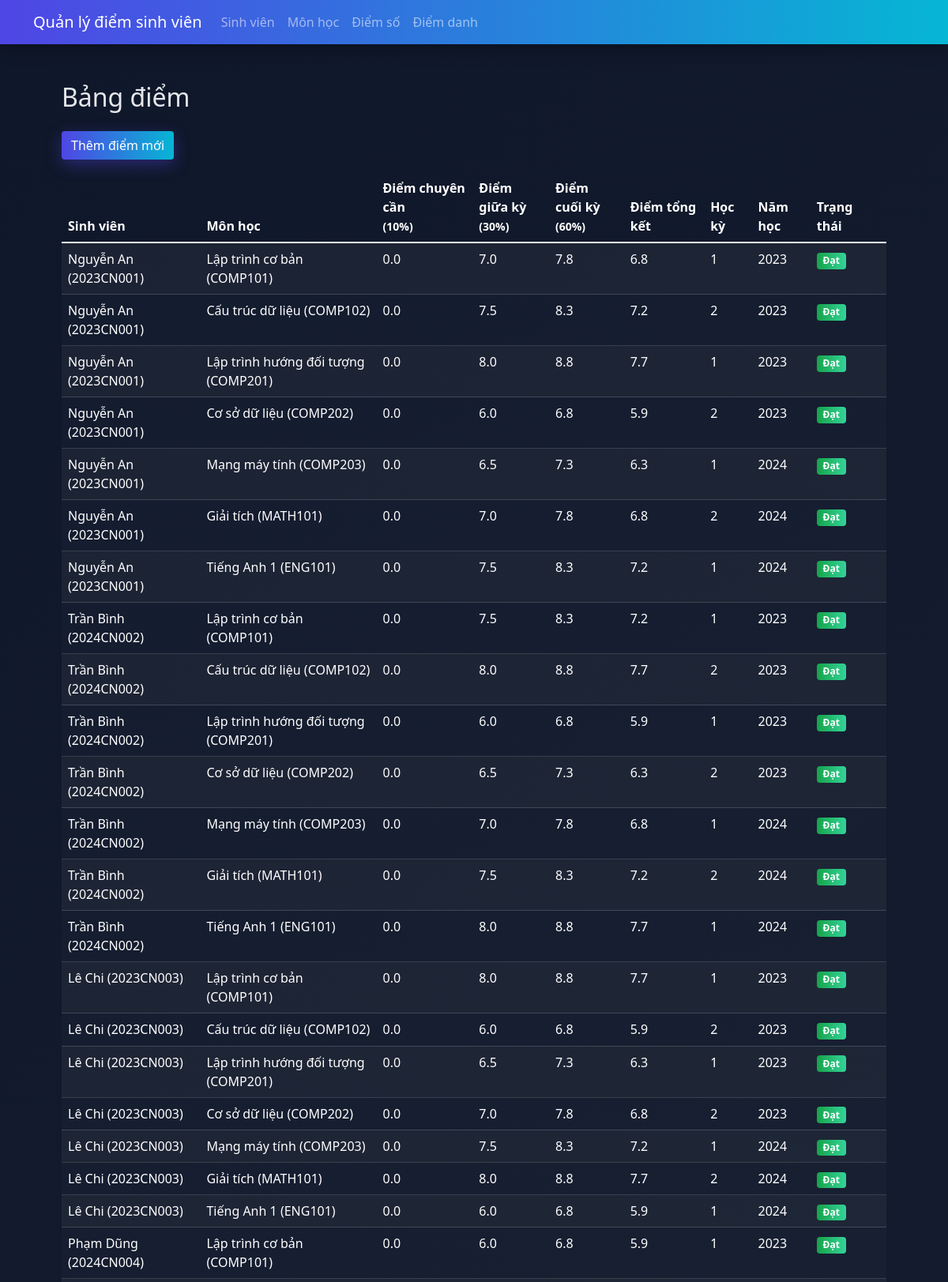
Screenshot of /grades (upper part) with the database file from the repository.
### src/models.py (models this page shows, shortened)
class Grade(Base):
    __tablename__ = 'grades'
    id = Column(Integer, primary_key=True)
    student_id = Column(Integer, ForeignKey('students.id'), nullable=False)
    course_id = Column(Integer, ForeignKey('courses.id'), nullable=False)
    midterm_grade = Column(Float)
    final_grade = Column(Float)
    semester = Column(Integer, nullable=False)  # Học kỳ đã học
    year = Column(Integer, nullable=False)  # Năm học
    date_added = Column(String, default=lambda: datetime.now().strftime("%Y-%m-%d"))
    student = relationship("Student", back_populates="grades")
    course = relationship("Course", back_populates="grades")
    @property
    def attendance_grade(self):
        attendance_stats = self.get_attendance_stats()
        if not attendance_stats or attendance_stats['total_sessions'] == 0:
            return 0
    def get_attendance_stats(self):
        from sqlalchemy import and_
        attendances = self.student.attendances
        course_attendances = [a for a in attendances if a.course_id == self.course_id]
        total = len(course_attendances)
        if total == 0:
            return None
    @property
    def average_grade(self):
        if self.midterm_grade is not None and self.final_grade is not None:
            attendance = self.attendance_grade
            return 0.1 * attendance + 0.3 * self.midterm_grade + 0.6 * self.final_grade
        return None
    @property
    def grade_status(self):
        if self.average_grade is None:
            return "Chưa có điểm"
        elif self.average_grade >= 5.0:
            return "Đạt"
        else:
            return "Không đạt"

class Student(Base):
    __tablename__ = 'students'
    id = Column(Integer, primary_key=True)
    student_id = Column(String(10), unique=True, nullable=False)
    first_name = Column(String(50), nullable=False)  # Tên
    last_name = Column(String(50), nullable=False)   # Họ và tên đệm
    email = Column(String(100), unique=True)
    phone = Column(String(15))
    address = Column(String(200))
    class_name = Column(String(20), nullable=False)
    major = Column(String(100), nullable=False)  # Chuyên ngành
    entry_year = Column(Integer, nullable=False)  # Năm nhập học
    grades = relationship("Grade", back_populates="student")
    attendances = relationship("Attendance", back_populates="student")
    @property
    def name(self):
        return f"{self.last_name} {self.first_name}"

class Course(Base):
    __tablename__ = 'courses'
    id = Column(Integer, primary_key=True)
    course_code = Column(String(20), unique=True, nullable=False)
    course_name = Column(String(100), nullable=False)
    description = Column(String(500))  # Mô tả môn học
    credits = Column(Integer, nullable=False)
    mandatory = Column(Integer, default=0)  # 0: không bắt buộc, 1: bắt buộc
    attendances = relationship("Attendance", back_populates="course")
    prerequisites = relationship(
        'Course',
        secondary='prerequisites',
        primaryjoin='Course.id==prerequisites.c.prerequisite_id',
        secondaryjoin='Course.id==prerequisites.c.course_id',
        backref='dependent_courses'
    )
    is_mandatory = Column(Integer, default=1)  # 1: bắt buộc, 0: tự chọn
    major = Column(String(100), nullable=False)  # Chuyên ngành
    grades = relationship("Grade", back_populates="course")

### src/app.py (the view)
@app.route('/grades')
def list_grades():
    student_id = request.args.get('student_id')
    course_code = request.args.get('course_code')
    if student_id:
        student = student_manager.get_student(student_id)
        grades = grade_manager.get_student_grades(student_id)
        return render_template('grades/list.html', grades=grades, student=student)
    elif course_code:
        course = course_manager.get_course(course_code)
        grades = grade_manager.get_course_grades(course_code)
        return render_template('grades/list.html', grades=grades, course=course)
    else:
        grades = grade_manager.get_all_grades()
        return render_template('grades/list.html', grades=grades)

### src/managers.py (called while the page is built)
    def get_all_grades(self):
        return self.session.query(Grade).all()

### src/templates/grades/list.html (shortened to what this page needs)
{% extends "home.html" %}
{% block content %}
<div class="container">
    <h2 class="mb-4">Bảng điểm</h2>
    <a href="{{ url_for('add_grade') }}" class="btn btn-primary mb-3">Thêm điểm mới</a>
    <table class="table table-striped table-entity">
        <thead>
            <tr>
                <th>Sinh viên</th>
                <th>Môn học</th>
                <th>Điểm chuyên cần<br><small>(10%)</small></th>
                <th>Điểm giữa kỳ<br><small>(30%)</small></th>
                <th>Điểm cuối kỳ<br><small>(60%)</small></th>
                <th>Điểm tổng kết</th>
                <th>Học kỳ</th>
                <th>Năm học</th>
                <th>Trạng thái</th>
            </tr>
        </thead>
        <tbody>
            {% for grade in grades %}
            <tr>
                <td>{{ grade.student.name }} ({{ grade.student.student_id }})</td>
                <td>{{ grade.course.course_name }} ({{ grade.course.course_code }})</td>
                <td>{{ "%.1f"|format(grade.attendance_grade) }}</td>
                <td>{{ "%.1f"|format(grade.midterm_grade) if grade.midterm_grade else "Chưa có" }}</td>
                <td>{{ "%.1f"|format(grade.final_grade) if grade.final_grade else "Chưa có" }}</td>
                <td>{{ "%.1f"|format(grade.average_grade) if grade.average_grade else "Chưa có" }}</td>
                <td>{{ grade.semester }}</td>
                <td>{{ grade.year }}</td>
                <td>
                    <span class="badge {% if grade.grade_status == 'Đạt' %}bg-success{% else %}bg-danger{% endif %}">
                        {{ grade.grade_status }}
                    </span>
                </td>
            </tr>
            {% endfor %}
        </tbody>
    </table>
</div>
{% endblock %}

### src/static/css/style.css (style rules this page uses)
:root { --primary: #4f46e5; --secondary: #06b6d4; --success: #16a34a; --warning: #f59e0b; --danger: #ef4444; --info: #0ea5e9; --bg: #0f172a; --card: #111827; --text: #e5e7eb; --muted: #94a3b8; --accent1: #a78bfa; --accent2: #34d399; --accent3: #f472b6; }
body { background: linear-gradient(135deg, #0f172a, #1f2937) fixed; color: var(--text); }
.table { color: var(--text); }
.table thead th { color: var(--accent2); border-bottom-color: rgba(255,255,255,0.1); }
.table tbody tr { border-color: rgba(255,255,255,0.06); }
.btn-primary { background: linear-gradient(90deg, var(--primary), var(--secondary)); border: none; box-shadow: 0 6px 20px rgba(79,70,229,0.4); }
.badge.bg-success { background: linear-gradient(90deg, var(--success), var(--accent2)) !important; }
a, .nav-link { color: #e2e8f0; }
.table-entity { color: #ffffff !important; }
.table-entity thead th { color: #ffffff !important; }
.table-entity td, .table-entity th { border-color: rgba(255,255,255,0.15) !important; }
.table-entity.table-striped tbody tr:nth-of-type(odd) { background-color: rgba(255,255,255,0.06) !important; color: #ffffff !important; }
.table-entity.table-striped tbody tr:nth-of-type(even) { background-color: rgba(255,255,255,0.02) !important; color: #ffffff !important; }
.table-entity tbody td, .table-entity tbody th { color: #ffffff !important; }

### rows the page displays
Grade: student.name "Nguyễn An", student.student_id "2023CN001", course.course_name "Lập trình cơ bản", course.course_code "COMP101", attendance_grade "0.0", midterm_grade "7.0", final_grade "7.8", midterm_grade+final_grade "6.8", semester "1", year "2023", grade_status "Đạt"
Grade: student.name "Nguyễn An", student.student_id "2023CN001", course.course_name "Cấu trúc dữ liệu", course.course_code "COMP102", attendance_grade "0.0", midterm_grade "7.5", final_grade "8.3", midterm_grade+final_grade "7.2", semester "2", year "2023", grade_status "Đạt"
Grade: student.name "Nguyễn An", student.student_id "2023CN001", course.course_name "Lập trình hướng đối tượng", course.course_code "COMP201", attendance_grade "0.0", midterm_grade "8.0", final_grade "8.8", midterm_grade+final_grade "7.7", semester "1", year "2023", grade_status "Đạt"
Grade: student.name "Nguyễn An", student.student_id "2023CN001", course.course_name "Cơ sở dữ liệu", course.course_code "COMP202", attendance_grade "0.0", midterm_grade "6.0", final_grade "6.8", midterm_grade+final_grade "5.9", semester "2", year "2023", grade_status "Đạt"
Grade: student.name "Nguyễn An", student.student_id "2023CN001", course.course_name "Mạng máy tính", course.course_code "COMP203", attendance_grade "0.0", midterm_grade "6.5", final_grade "7.3", midterm_grade+final_grade "6.3", semester "1", year "2024", grade_status "Đạt"
Grade: student.name "Nguyễn An", student.student_id "2023CN001", course.course_name "Giải tích", course.course_code "MATH101", attendance_grade "0.0", midterm_grade "7.0", final_grade "7.8", midterm_grade+final_grade "6.8", semester "2", year "2024", grade_status "Đạt"
Grade: student.name "Nguyễn An", student.student_id "2023CN001", course.course_name "Tiếng Anh 1", course.course_code "ENG101", attendance_grade "0.0", midterm_grade "7.5", final_grade "8.3", midterm_grade+final_grade "7.2", semester "1", year "2024", grade_status "Đạt"
Grade: student.name "Trần Bình", student.student_id "2024CN002", course.course_name "Lập trình cơ bản", course.course_code "COMP101", attendance_grade "0.0", midterm_grade "7.5", final_grade "8.3", midterm_grade+final_grade "7.2", semester "1", year "2023", grade_status "Đạt"
Grade: student.name "Trần Bình", student.student_id "2024CN002", course.course_name "Cấu trúc dữ liệu", course.course_code "COMP102", attendance_grade "0.0", midterm_grade "8.0", final_grade "8.8", midterm_grade+final_grade "7.7", semester "2", year "2023", grade_status "Đạt"
Grade: student.name "Trần Bình", student.student_id "2024CN002", course.course_name "Lập trình hướng đối tượng", course.course_code "COMP201", attendance_grade "0.0", midterm_grade "6.0", final_grade "6.8", midterm_grade+final_grade "5.9", semester "1", year "2023", grade_status "Đạt"
Grade: student.name "Trần Bình", student.student_id "2024CN002", course.course_name "Cơ sở dữ liệu", course.course_code "COMP202", attendance_grade "0.0", midterm_grade "6.5", final_grade "7.3", midterm_grade+final_grade "6.3", semester "2", year "2023", grade_status "Đạt"
Grade: student.name "Trần Bình", student.student_id "2024CN002", course.course_name "Mạng máy tính", course.course_code "COMP203", attendance_grade "0.0", midterm_grade "7.0", final_grade "7.8", midterm_grade+final_grade "6.8", semester "1", year "2024", grade_status "Đạt"
Grade: student.name "Trần Bình", student.student_id "2024CN002", course.course_name "Giải tích", course.course_code "MATH101", attendance_grade "0.0", midterm_grade "7.5", final_grade "8.3", midterm_grade+final_grade "7.2", semester "2", year "2024", grade_status "Đạt"
Grade: student.name "Trần Bình", student.student_id "2024CN002", course.course_name "Tiếng Anh 1", course.course_code "ENG101", attendance_grade "0.0", midterm_grade "8.0", final_grade "8.8", midterm_grade+final_grade "7.7", semester "1", year "2024", grade_status "Đạt"
Grade: student.name "Lê Chi", student.student_id "2023CN003", course.course_name "Lập trình cơ bản", course.course_code "COMP101", attendance_grade "0.0", midterm_grade "8.0", final_grade "8.8", midterm_grade+final_grade "7.7", semester "1", year "2023", grade_status "Đạt"
Grade: student.name "Lê Chi", student.student_id "2023CN003", course.course_name "Cấu trúc dữ liệu", course.course_code "COMP102", attendance_grade "0.0", midterm_grade "6.0", final_grade "6.8", midterm_grade+final_grade "5.9", semester "2", year "2023", grade_status "Đạt"
Grade: student.name "Lê Chi", student.student_id "2023CN003", course.course_name "Lập trình hướng đối tượng", course.course_code "COMP201", attendance_grade "0.0", midterm_grade "6.5", final_grade "7.3", midterm_grade+final_grade "6.3", semester "1", year "2023", grade_status "Đạt"
Grade: student.name "Lê Chi", student.student_id "2023CN003", course.course_name "Cơ sở dữ liệu", course.course_code "COMP202", attendance_grade "0.0", midterm_grade "7.0", final_grade "7.8", midterm_grade+final_grade "6.8", semester "2", year "2023", grade_status "Đạt"
Grade: student.name "Lê Chi", student.student_id "2023CN003", course.course_name "Mạng máy tính", course.course_code "COMP203", attendance_grade "0.0", midterm_grade "7.5", final_grade "8.3", midterm_grade+final_grade "7.2", semester "1", year "2024", grade_status "Đạt"
Grade: student.name "Lê Chi", student.student_id "2023CN003", course.course_name "Giải tích", course.course_code "MATH101", attendance_grade "0.0", midterm_grade "8.0", final_grade "8.8", midterm_grade+final_grade "7.7", semester "2", year "2024", grade_status "Đạt"
Grade: student.name "Lê Chi", student.student_id "2023CN003", course.course_name "Tiếng Anh 1", course.course_code "ENG101", attendance_grade "0.0", midterm_grade "6.0", final_grade "6.8", midterm_grade+final_grade "5.9", semester "1", year "2024", grade_status "Đạt"
Grade: student.name "Phạm Dũng", student.student_id "2024CN004", course.course_name "Lập trình cơ bản", course.course_code "COMP101", attendance_grade "0.0", midterm_grade "6.0", final_grade "6.8", midterm_grade+final_grade "5.9", semester "1", year "2023", grade_status "Đạt"
